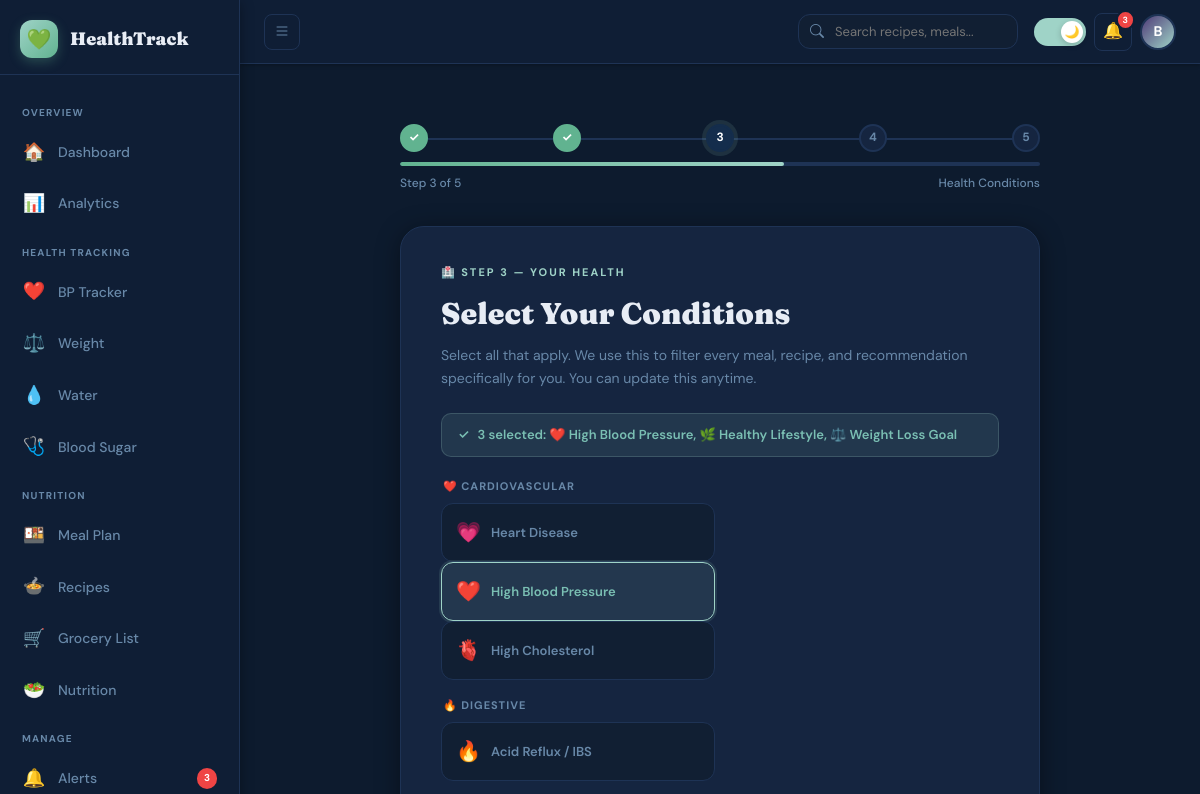
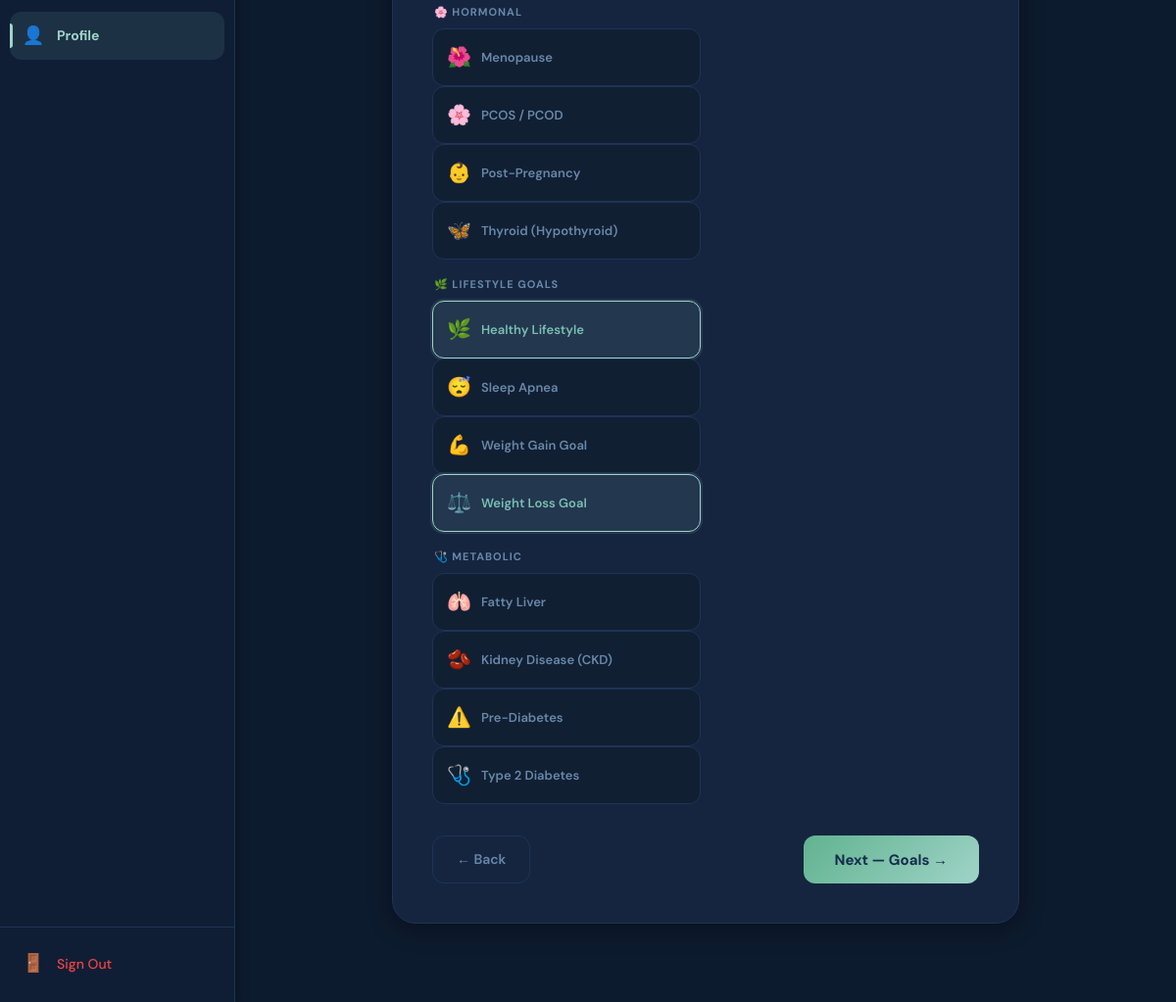
/profile/onboarding/step3 (signed in), run on the app's committed database (2 pictures, top to bottom).
### models.py (models this page shows, shortened)
class User(UserMixin, db.Model):
    __tablename__ = "users"
    id              = db.Column(db.Integer, primary_key=True)
    name            = db.Column(db.String(120), nullable=False)
    email           = db.Column(db.String(180), unique=True, nullable=False, index=True)
    password_hash   = db.Column(db.String(255), nullable=False)
    is_active       = db.Column(db.Boolean, default=True)
    is_verified     = db.Column(db.Boolean, default=False)
    onboarding_done = db.Column(db.Boolean, default=False)
    dark_mode       = db.Column(db.Boolean, default=False)
    created_at      = db.Column(db.DateTime, default=datetime.utcnow)
    last_login      = db.Column(db.DateTime, nullable=True)
    last_updated    = db.Column(db.DateTime, default=datetime.utcnow, onupdate=datetime.utcnow)
    health_profile  = db.relationship("UserHealthProfile", backref="user", uselist=False, cascade="all, delete-orphan")
    conditions      = db.relationship("UserCondition",     backref="user", cascade="all, delete-orphan")
    goals           = db.relationship("UserGoal",          backref="user", uselist=False, cascade="all, delete-orphan")
    health_metrics  = db.relationship("HealthMetric",      backref="user", cascade="all, delete-orphan", lazy="dynamic")
    meal_plans      = db.relationship("MealPlan",          backref="user", cascade="all, delete-orphan", lazy="dynamic")
    favorites       = db.relationship("Favorite",          backref="user", cascade="all, delete-orphan")
    grocery_items   = db.relationship("GroceryItem",       backref="user", cascade="all, delete-orphan", lazy="dynamic")
    alerts          = db.relationship("Alert",             backref="user", cascade="all, delete-orphan", lazy="dynamic")
    medicines       = db.relationship("Medicine",          backref="user", cascade="all, delete-orphan")
    nutrition_logs  = db.relationship("NutritionDailyLog", backref="user", cascade="all, delete-orphan", lazy="dynamic")
    weekly_insights = db.relationship("WeeklyInsight",     backref="user", cascade="all, delete-orphan", lazy="dynamic")

class HealthCondition(db.Model):
    __tablename__ = "health_conditions"
    id          = db.Column(db.Integer, primary_key=True)
    name        = db.Column(db.String(100), unique=True, nullable=False)
    description = db.Column(db.Text, nullable=True)
    icon        = db.Column(db.String(10), default="🏥")
    category    = db.Column(db.String(50), nullable=True)
    users       = db.relationship("UserCondition", backref="condition", cascade="all, delete-orphan")

### routes/profile_routes.py (the view, shortened to what this page needs)
@profile_bp.route("/onboarding/step3", methods=["GET", "POST"])
@login_required
def onboarding_step3():
    all_conditions = HealthCondition.query.order_by(
        HealthCondition.category, HealthCondition.name
    ).all()
    existing_ids = [uc.condition_id for uc in current_user.conditions]
    return render_template(
        "auth/onboarding/step3.html",
        all_conditions=all_conditions,
        existing_ids=existing_ids
    )

### templates/auth/onboarding/step3.html (shortened to what this page needs)
{% extends "base.html" %}
{% block content %}
<div class="onboard-wrap">
  <div class="onboard-box">
    <div class="ob-progress-wrap">
      <div class="ob-progress-steps">
        <div class="ob-step-dot done">✓</div>
        <div class="ob-step-dot done">✓</div>
        <div class="ob-step-dot active">3</div>
        <div class="ob-step-dot">4</div>
        <div class="ob-step-dot">5</div>
      </div>
      <div class="ob-progress-bar"><div class="ob-progress-fill" style="width:60%"></div></div>
      <div class="ob-progress-label"><span>Step 3 of 5</span><span>Health Conditions</span></div>
    </div>
    <div class="ob-card">
      <div class="ob-step-label">🏥 Step 3 — Your Health</div>
      <h2 class="ob-title">Select Your Conditions</h2>
      <p class="ob-subtitle">Select all that apply. We use this to filter every meal, recipe, and recommendation specifically for you. You can update this anytime.</p>
      <div class="selected-count" id="selectedCount">
        <span>✓</span>
        <span id="countText">Select your conditions below</span>
      </div>
      <form method="POST" action="{{ url_for('profile.onboarding_step3') }}" id="condForm">
        {% set categories = {} %}
        {% for c in all_conditions %}
          {% set cat = c.category or 'other' %}
        {% endfor %}
        {% set cat_labels = {
          'cardiovascular': '❤️ Cardiovascular',
          'metabolic':      '🩺 Metabolic',
          'hormonal':       '🌸 Hormonal',
          'lifestyle':      '🌿 Lifestyle Goals',
          'digestive':      '🔥 Digestive',
          'other':          '🏥 Other'
        } %}
        {% set current_cat = namespace(value='') %}
        {% for c in all_conditions %}
          {% if c.category != current_cat.value %}
            {% set current_cat.value = c.category %}
            <div class="cat-label">{{ cat_labels.get(c.category, c.category or 'Other') }}</div>
          {% endif %}
          <div class="conditions-grid" style="margin-bottom:0;">
            <label class="cond-option">
              <div class="cond-btn">
                <span class="cond-icon">{{ c.icon }}</span>
                {{ c.name }}
              </div>
            </label>
          </div>
        {% endfor %}
        <div class="ob-nav">
          <a href="{{ url_for('profile.onboarding_step2') }}" class="ob-btn-back">← Back</a>
          <button type="submit" class="ob-btn-next">Next — Goals →</button>
        </div>
      </form>
    </div>
  </div>
</div>
{% endblock %}

### templates/base.html (shortened to what this page needs)
<!DOCTYPE html>
<html lang="en" data-theme="{{ 'dark' if current_user.is_authenticated and current_user.dark_mode else 'light' }}">
<head>
  <link rel="stylesheet" href="https://cdn.jsdelivr.net/npm/bootstrap-icons@1.11.3/font/bootstrap-icons.min.css">
</head>
<body>
{% if current_user.is_authenticated %}
<div class="app-layout">
  <aside class="sidebar" id="sidebar">
    <div class="sidebar-logo">
      <div class="sidebar-logo-icon">💚</div>
      <span class="sidebar-logo-text">HealthTrack</span>
    </div>
    <nav class="sidebar-nav">
      <div class="nav-section-label">Overview</div>
      <a href="{{ url_for('main.dashboard') }}" class="nav-item {% if request.endpoint and 'main.dashboard' in request.endpoint %}active{% endif %}">
        <span class="nav-item-icon">🏠</span>
        <span class="nav-item-text">Dashboard</span>
      </a>
      <a href="{{ url_for('analytics.index') }}" class="nav-item {% if request.endpoint and 'analytics' in request.endpoint %}active{% endif %}">
        <span class="nav-item-icon">📊</span>
        <span class="nav-item-text">Analytics</span>
      </a>
      <div class="nav-section-label">Health Tracking</div>
      <a href="{{ url_for('bp.tracker') }}" class="nav-item {% if request.endpoint and 'bp.' in request.endpoint %}active{% endif %}">
        <span class="nav-item-icon">❤️</span>
        <span class="nav-item-text">BP Tracker</span>
      </a>
      <a href="{{ url_for('tracker.weight') }}" class="nav-item {% if request.endpoint and 'tracker.weight' in request.endpoint %}active{% endif %}">
        <span class="nav-item-icon">⚖️</span>
        <span class="nav-item-text">Weight</span>
      </a>
      <a href="{{ url_for('tracker.water') }}" class="nav-item {% if request.endpoint and 'tracker.water' in request.endpoint %}active{% endif %}">
        <span class="nav-item-icon">💧</span>
        <span class="nav-item-text">Water</span>
      </a>
      <a href="{{ url_for('tracker.sugar') }}" class="nav-item {% if request.endpoint and 'tracker.sugar' in request.endpoint %}active{% endif %}">
        <span class="nav-item-icon">🩺</span>
        <span class="nav-item-text">Blood Sugar</span>
      </a>
      <div class="nav-section-label">Nutrition</div>
      <a href="{{ url_for('meal.meals') }}" class="nav-item {% if request.endpoint and 'meal.' in request.endpoint %}active{% endif %}">
        <span class="nav-item-icon">🍱</span>
        <span class="nav-item-text">Meal Plan</span>
      </a>
      <a href="{{ url_for('meal.recipes') }}" class="nav-item {% if request.endpoint and request.endpoint == 'meal.recipes' %}active{% endif %}">
        <span class="nav-item-icon">🍲</span>
        <span class="nav-item-text">Recipes</span>
      </a>
      <a href="{{ url_for('meal.grocery_list') }}" class="nav-item {% if request.endpoint and request.endpoint == 'meal.grocery_list' %}active{% endif %}">
        <span class="nav-item-icon">🛒</span>
        <span class="nav-item-text">Grocery List</span>
      </a>
      <a href="{{ url_for('nutrition.dashboard') }}" class="nav-item {% if request.endpoint and 'nutrition.' in request.endpoint %}active{% endif %}">
        <span class="nav-item-icon">🥗</span>
        <span class="nav-item-text">Nutrition</span>
      </a>
      <div class="nav-section-label">Manage</div>
      <a href="{{ url_for('alert.index') }}" class="nav-item {% if request.endpoint and 'alert.' in request.endpoint %}active{% endif %}">
        <span class="nav-item-icon">🔔</span>
        <span class="nav-item-text">Alerts</span>
        {% if unread_alerts is defined and unread_alerts > 0 %}
          <span class="nav-badge">{{ unread_alerts }}</span>
        {% endif %}
      </a>
      <a href="{{ url_for('profile.index') }}" class="nav-item {% if request.endpoint and 'profile.' in request.endpoint %}active{% endif %}">
        <span class="nav-item-icon">👤</span>
        <span class="nav-item-text">Profile</span>
      </a>
    </nav>
    <div class="sidebar-footer">
      <a href="{{ url_for('auth.logout') }}" class="nav-item" style="color: #ef4444;">
        <span class="nav-item-icon">🚪</span>
        <span class="nav-item-text">Sign Out</span>
      </a>
    </div>
  </aside>
  <div class="main-wrapper">
    <nav class="navbar">
      <button class="navbar-toggle" id="sidebarToggle" onclick="toggleSidebar()" aria-label="Toggle sidebar">
        <i class="bi bi-list"></i>
      </button>
      <div class="navbar-search">
        <input type="text" class="navbar-search-input" placeholder="Search recipes, meals..." id="globalSearch">
      </div>
      <div class="navbar-actions">
        <button class="dark-toggle {% if current_user.dark_mode %}on{% endif %}" id="darkToggle" onclick="toggleDarkMode()" aria-label="Toggle dark mode" title="Toggle dark mode">
          <div class="dark-toggle-thumb">
            {% if current_user.dark_mode %}🌙{% else %}☀️{% endif %}
          </div>
        </button>
        <a href="{{ url_for('alert.index') }}" class="navbar-icon-btn" title="Alerts">
          🔔
          {% if unread_alerts is defined and unread_alerts > 0 %}
            <span class="notif-badge">{{ unread_alerts }}</span>
          {% endif %}
        </a>
        <a href="{{ url_for('profile.index') }}" class="navbar-avatar" title="Profile">
          {{ current_user.name[0].upper() if current_user.name else 'U' }}
        </a>
      </div>
    </nav>
    <main class="main-content">
      {% block content %}{% endblock %}
    </main>
  </div>
</div>
{% endif %}
</body>
</html>

### templates/auth/onboarding/step3.html (style rules this page uses)
.onboard-wrap { min-height:100vh;display:flex;align-items:center;justify-content:center;padding:32px 16px;background:var(--bg); }
.onboard-box { width:100%;max-width:640px;animation:fadeUp 0.5s ease both; }
.ob-progress-wrap { margin-bottom:32px; }
.ob-progress-steps { display:flex;justify-content:space-between;align-items:center;margin-bottom:10px;position:relative; }
.ob-progress-steps::before { content:'';position:absolute;top:14px;left:14px;right:14px;height:2px;background:var(--border);z-index:0; }
.ob-step-dot { width:28px;height:28px;border-radius:50%;border:2px solid var(--border);background:var(--card-bg);display:flex;align-items:center;justify-content:center;font-size:12px;font-weight:700;color:var(--text-muted);position:relative;z-index:1;transition:all 0.3s ease; }
.ob-step-dot.done { background:var(--sage);border-color:var(--sage);color:white; }
.ob-step-dot.active { background:var(--navy);border-color:var(--navy);color:white;box-shadow:0 0 0 4px var(--accent-glow); }
.ob-progress-bar { height:4px;background:var(--border);border-radius:100px;overflow:hidden; }
.ob-progress-fill { height:100%;background:linear-gradient(90deg,var(--sage),var(--mint));border-radius:100px; }
.ob-progress-label { display:flex;justify-content:space-between;font-size:12px;color:var(--text-muted);margin-top:8px;font-weight:500; }
.ob-card { background:var(--card-bg);border-radius:var(--radius-lg);border:1px solid var(--border);box-shadow:var(--shadow);padding:36px 40px 40px; }
.ob-step-label { font-size:11px;font-weight:700;letter-spacing:2px;text-transform:uppercase;color:var(--accent);margin-bottom:8px; }
.ob-title { font-family:'Fraunces',serif;font-size:clamp(22px,3vw,30px);font-weight:900;color:var(--text-primary);margin-bottom:6px; }
.ob-subtitle { font-size:14px;color:var(--text-muted);margin-bottom:24px;line-height:1.6; }
.conditions-grid { display:grid;grid-template-columns:repeat(auto-fill,minmax(180px,1fr));gap:10px;margin-bottom:20px; }
.cond-option { position:relative; }
.cond-btn { display:flex;align-items:center;gap:10px;padding:12px 14px;border-radius:var(--radius-sm);border:1.5px solid var(--border);background:var(--input-bg);cursor:pointer;transition:all 0.18s;font-size:13px;font-weight:600;color:var(--text-muted); }
.cond-btn .cond-icon { font-size:20px;flex-shrink:0; }
.cond-option input:checked + .cond-btn { border-color:var(--accent);background:var(--accent-pale);color:var(--accent-dark);box-shadow:0 0 0 2px var(--accent-glow); }
.selected-count { background:var(--accent-pale);border:1px solid var(--accent-border);border-radius:10px;padding:10px 16px;font-size:13px;font-weight:600;color:var(--accent-dark);margin-bottom:20px;display:flex;align-items:center;gap:8px; }
.cat-label { font-size:11px;font-weight:700;text-transform:uppercase;letter-spacing:1px;color:var(--text-muted);margin:16px 0 8px;padding-left:2px; }
.ob-nav { display:flex;justify-content:space-between;gap:12px;margin-top:32px; }
.ob-btn-back { background:var(--card-bg);color:var(--text-muted);border:1.5px solid var(--border);border-radius:var(--radius-sm);padding:12px 24px;font-family:'DM Sans',sans-serif;font-size:14px;font-weight:600;cursor:pointer;text-decoration:none;display:flex;align-items:center;gap:6px;transition:all 0.18s; }
.ob-btn-next { background:linear-gradient(135deg,var(--sage),var(--mint));color:var(--navy);border:none;border-radius:var(--radius-sm);padding:13px 32px;font-family:'DM Sans',sans-serif;font-size:15px;font-weight:700;cursor:pointer;display:flex;align-items:center;gap:8px;transition:transform 0.18s,box-shadow 0.18s; }

### data on the page
User: name "B"
HealthCondition: get "❤️ CARDIOVASCULAR", icon "💗", name "Heart Disease"
HealthCondition: icon "❤️", name "High Blood Pressure"
HealthCondition: icon "🫀", name "High Cholesterol"
HealthCondition: get "🔥 DIGESTIVE", icon "🔥", name "Acid Reflux / IBS"
HealthCondition: get "🌸 HORMONAL", icon "🌺", name "Menopause"
HealthCondition: icon "🌸", name "PCOS / PCOD"
HealthCondition: icon "👶", name "Post-Pregnancy"
HealthCondition: icon "🦋", name "Thyroid (Hypothyroid)"
HealthCondition: get "🌿 LIFESTYLE GOALS", icon "🌿", name "Healthy Lifestyle"
HealthCondition: icon "😴", name "Sleep Apnea"
HealthCondition: icon "💪", name "Weight Gain Goal"
HealthCondition: icon "⚖️", name "Weight Loss Goal"
HealthCondition: get "🩺 METABOLIC", icon "🫁", name "Fatty Liver"
HealthCondition: icon "🫘", name "Kidney Disease (CKD)"
HealthCondition: icon "⚠️", name "Pre-Diabetes"
HealthCondition: icon "🩺", name "Type 2 Diabetes"

### other printed values
{{ unread_alerts }} "3"
